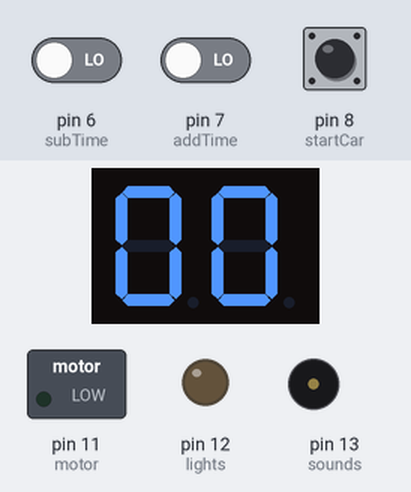
Recording of a sketch running on a simulated Arduino Uno, built with avr-gcc and run on an emulated ATmega328P. On the bench: 2-digit seven-segment display, switched loads named in the sketch (green lamp = pin HIGH), output pins drawn as LEDs (lit = HIGH), buzzer (waves = sounding). Wiring (inferred from the names in the program): 2-digit 7-segment display, segments lit when HIGH: segments pin 2, pin 5, A2, A3, A4, pin 3, A1; digit selects A0, pin 4. The inputs (shaded band) are chosen by the test bench; at power-on: pin 7 (addTime) LOW, pin 8 (startCar) LOW, pin 6 (subTime) LOW. The segment pins are drawn as the display they are named for; pins used as bus, display or sensor lines are not drawn.

Above: at 1.2 s.
1.3 s: pin 7 (addTime) driven HIGH
At 1.5 s:
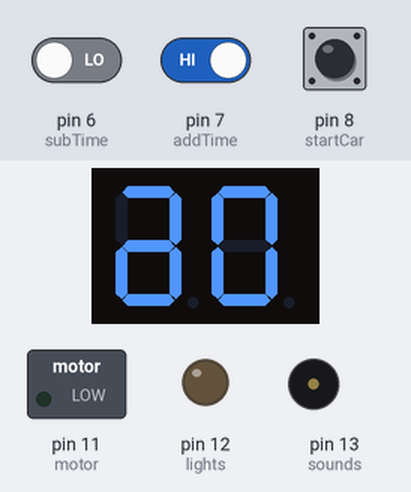
4.3 s: pin 8 (startCar) pulled HIGH for 0.15 s
At 6.8 s:
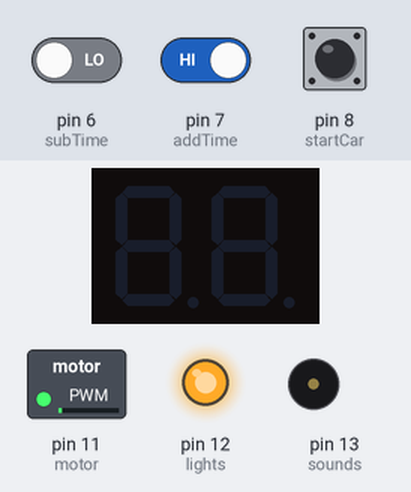
At 9.9 s:
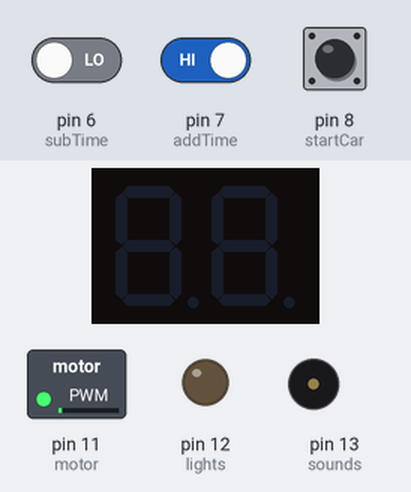
Timing chart, 0 to 16.4 s (numbered marks = the images above; inputs shaded):
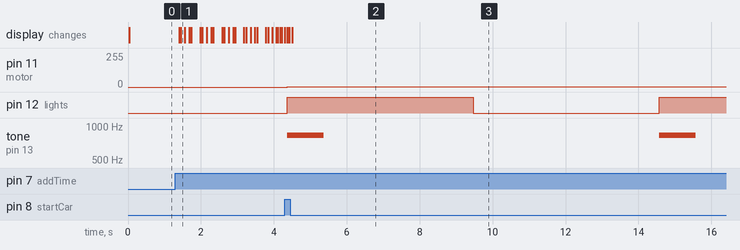

Measured:
- after the input at 1.3 s, the display: first changes after 0.11 s (image 1 shows a later state)
- after the input at 4.3 s, pin 11 (motor): 0/255 → 1/255 after 0.07 s; pin 12 (lights): LOW → HIGH after 0.07 s, → LOW 5.1 s later, → HIGH 5.1 s later; tone on pin 13 (sounds): alternates 831 Hz for 1.0 s and silent for 9.2 s, starting after 0.07 s

The sketch:

Chronocar.ino
```cpp
/*  Name: Tavina Chen
    Date: December 2022

    Description:
    The user will input a time (1-99) seconds displayed on the display. Then press the start button.
    As the car travels the flashing and beeping freuqency of the LEDs and piezo will increase every 1/5 of the journey.
    During the last 1/5th of the journey, the LEDs will be on constantly with a constant sound from the piezo.
*/

//Buttons
int addTimeButton, addTime = 7, subTimeButton, subTime = 6, startCarButton, startCar = 8, buttonPress = 40;
int ON = HIGH, OFF = LOW;

//Time
int timer = 0, flashFreq, ones, tens;

//Loop variables
int a, b, c;

//Lights & Sound
int lights = 12;
int sounds = 13;

//4 Digit 7 Seg Display
int segA = 2, segB = 5, segC = A2, segD = A3, segE = A4, segF = 3, segG = A1;

int dig3 = A0, dig4 = 4;

int dispFlash = 10;

//Motor
int motor = 11;
int motorSpeed = HIGH;

void setup()
{
    //Inputs
    pinMode(addTime, INPUT);
    pinMode(subTime, INPUT);
    pinMode(startCar, INPUT);

    //Outputs

    //Lights & Sound
    pinMode(lights, OUTPUT);
    pinMode(sounds, OUTPUT);

    //4 Digit 7 Seg Display
    pinMode(segA, OUTPUT); pinMode(segB, OUTPUT);
    pinMode(segC, OUTPUT); pinMode(segD, OUTPUT);
    pinMode(segE, OUTPUT); pinMode(segF, OUTPUT);
    pinMode(segG, OUTPUT); pinMode(dig3, OUTPUT);
    pinMode(dig4, OUTPUT);

    //Motor
    pinMode(motor, OUTPUT);
}

void loop()
{
    //Buttons
    addTimeButton = digitalRead(addTime);
    subTimeButton = digitalRead(subTime);
    startCarButton = digitalRead(startCar);

    if (subTimeButton == HIGH && timer>0)
    {
      timer = timer - 1;
      delay(buttonPress);
    }
  	if (addTimeButton == HIGH && timer<99)
    {
      timer = timer + 1;
      delay(buttonPress);
    }

    //Timer
    ones = timer%10;
    tens = (timer/10);
    flashFreq = (timer *1000)/10;

    //4 Digit 7 Segment Display (0-99)

    //Ones (0-9)
    if (ones == 0){
    digitalWrite(dig4, HIGH);
    digitalWrite(dig3, LOW);

    digitalWrite(segA, ON);
    digitalWrite(segB, ON);
    digitalWrite(segC, ON);
    digitalWrite(segD, ON);
    digitalWrite(segE, ON);
    digitalWrite(segF, ON);
    digitalWrite(segG, OFF);
    delay(dispFlash);
  }
  if (ones == 1) {
    digitalWrite(dig4, HIGH);
    digitalWrite(dig3, LOW);

    digitalWrite(segA, OFF);
    digitalWrite(segB, ON);
    digitalWrite(segC, ON);
    digitalWrite(segD, OFF);
    digitalWrite(segE, OFF);
    digitalWrite(segF, OFF);
    digitalWrite(segG, OFF);
    delay(dispFlash);
  }
  if (ones == 2) {
    digitalWrite(dig4, HIGH);
    digitalWrite(dig3, LOW);

    digitalWrite(segA, ON);
    digitalWrite(segB, ON);
    digitalWrite(segC, OFF);
    digitalWrite(segD, ON);
    digitalWrite(segE, ON);
    digitalWrite(segF, OFF);
    digitalWrite(segG, ON);
    delay(dispFlash);
  }
  if (ones == 3) {
    digitalWrite(dig4, HIGH);
    digitalWrite(dig3, LOW);

    digitalWrite(segA, ON);
    digitalWrite(segB, ON);
    digitalWrite(segC, ON);
    digitalWrite(segD, ON);
    digitalWrite(segE, OFF);
    digitalWrite(segF, OFF);
    digitalWrite(segG, ON);
    delay(dispFlash);
  }
  if (ones == 4) {
    digitalWrite(dig4, HIGH);
    digitalWrite(dig3, LOW);

    digitalWrite(segA, OFF);
    digitalWrite(segB, ON);
    digitalWrite(segC, ON);
    digitalWrite(segD, OFF);
    digitalWrite(segE, OFF);
    digitalWrite(segF, ON);
    digitalWrite(segG, ON);
    delay(dispFlash);
  }
  if (ones == 5) {
    digitalWrite(dig4, HIGH);
    digitalWrite(dig3, LOW);

    digitalWrite(segA, ON);
    digitalWrite(segB, OFF);
    digitalWrite(segC, ON);
    digitalWrite(segD, ON);
    digitalWrite(segE, OFF);
    digitalWrite(segF, ON);
    digitalWrite(segG, ON);
    delay(dispFlash);
  }
  if (ones == 6) {
    digitalWrite(dig4, HIGH);
    digitalWrite(dig3, LOW);

    digitalWrite(segA, ON);
    digitalWrite(segB, OFF);
    digitalWrite(segC, ON);
    digitalWrite(segD, ON);
    digitalWrite(segE, ON);
    digitalWrite(segF, ON);
    digitalWrite(segG, ON);
    delay(dispFlash);
  }
  if (ones == 7) {
    digitalWrite(dig4, HIGH);
    digitalWrite(dig3, LOW);

    digitalWrite(segA, ON);
    digitalWrite(segB, ON);
    digitalWrite(segC, ON);
    digitalWrite(segD, OFF);
    digitalWrite(segE, OFF);
    digitalWrite(segF, OFF);
    digitalWrite(segG, OFF);
    delay(dispFlash);
  }
  if (ones == 8) {
    digitalWrite(dig4, HIGH);
    digitalWrite(dig3, LOW);

    digitalWrite(segA, ON);
    digitalWrite(segB, ON);
    digitalWrite(segC, ON);
    digitalWrite(segD, ON);
    digitalWrite(segE, ON);
    digitalWrite(segF, ON);
    digitalWrite(segG, ON);
    delay(dispFlash);
  }
  if (ones == 9) {
    digitalWrite(dig4, HIGH);
    digitalWrite(dig3, LOW);

    digitalWrite(segA, ON);
    digitalWrite(segB, ON);
    digitalWrite(segC, ON);
    digitalWrite(segD, OFF);
    digitalWrite(segE, OFF);
    digitalWrite(segF, ON);
    digitalWrite(segG, ON);
    delay(dispFlash);
  }

  //Tens (0-9)
  if (tens == 0){
    digitalWrite(dig3, HIGH);
    digitalWrite(dig4, LOW);

    digitalWrite(segA, ON);
    digitalWrite(segB, ON);
    digitalWrite(segC, ON);
    digitalWrite(segD, ON);
    digitalWrite(segE, ON);
    digitalWrite(segF, ON);
    digitalWrite(segG, OFF);
    delay(dispFlash);
  }
  if (tens == 1) {
    digitalWrite(dig3, HIGH);
    digitalWrite(dig4, LOW);

    digitalWrite(segA, OFF);
    digitalWrite(segB, ON);
    digitalWrite(segC, ON);
    digitalWrite(segD, OFF);
    digitalWrite(segE, OFF);
    digitalWrite(segF, OFF);
    digitalWrite(segG, OFF);
    delay(dispFlash);
  }
  if (tens == 2) {
    digitalWrite(dig3, HIGH);
    digitalWrite(dig4, LOW);

    digitalWrite(segA, ON);
    digitalWrite(segB, ON);
    digitalWrite(segC, OFF);
    digitalWrite(segD, ON);
    digitalWrite(segE, ON);
    digitalWrite(segF, OFF);
    digitalWrite(segG, ON);
    delay(dispFlash);
  }
  if (tens == 3) {
    digitalWrite(dig3, HIGH);
    digitalWrite(dig4, LOW);

    digitalWrite(segA, ON);
    digitalWrite(segB, ON);
    digitalWrite(segC, ON);
    digitalWrite(segD, ON);
    digitalWrite(segE, OFF);
    digitalWrite(segF, OFF);
    digitalWrite(segG, ON);
    delay(dispFlash);
  }
  if (tens == 4) {
    digitalWrite(dig3, HIGH);
    digitalWrite(dig4, LOW);

    digitalWrite(segA, OFF);
    digitalWrite(segB, ON);
    digitalWrite(segC, ON);
    digitalWrite(segD, OFF);
    digitalWrite(segE, OFF);
    digitalWrite(segF, ON);
    digitalWrite(segG, ON);
    delay(dispFlash);
  }
  if (tens == 5) {
    digitalWrite(dig3, HIGH);
    digitalWrite(dig4, LOW);

    digitalWrite(segA, ON);
    digitalWrite(segB, OFF);
    digitalWrite(segC, ON);
    digitalWrite(segD, ON);
    digitalWrite(segE, OFF);
    digitalWrite(segF, ON);
    digitalWrite(segG, ON);
    delay(dispFlash);
  }
  if (tens == 6) {
    digitalWrite(dig3, HIGH);
    digitalWrite(dig4, LOW);

    digitalWrite(segA, ON);
    digitalWrite(segB, OFF);
    digitalWrite(segC, ON);
    digitalWrite(segD, ON);
    digitalWrite(segE, ON);
    digitalWrite(segF, ON);
    digitalWrite(segG, ON);
    delay(dispFlash);
  }
  if (tens == 7) {
    digitalWrite(dig3, HIGH);
    digitalWrite(dig4, LOW);

    digitalWrite(segA, ON);
    digitalWrite(segB, ON);
    digitalWrite(segC, ON);
    digitalWrite(segD, OFF);
    digitalWrite(segE, OFF);
    digitalWrite(segF, OFF);
    digitalWrite(segG, OFF);
    delay(dispFlash);
  }
  if (tens == 8) {
    digitalWrite(dig3, HIGH);
    digitalWrite(dig4, LOW);

    digitalWrite(segA, ON);
    digitalWrite(segB, ON);
    digitalWrite(segC, ON);
    digitalWrite(segD, ON);
    digitalWrite(segE, ON);
    digitalWrite(segF, ON);
    digitalWrite(segG, ON);
    delay(dispFlash);
  }
  if (tens == 9) {
    digitalWrite(dig3, HIGH);
    digitalWrite(dig4, LOW);

    digitalWrite(segA, ON);
    digitalWrite(segB, ON);
    digitalWrite(segC, ON);
    digitalWrite(segD, OFF);
    digitalWrite(segE, OFF);
    digitalWrite(segF, ON);
    digitalWrite(segG, ON);
    delay(dispFlash);
  }

  //Starting the Car

  if (startCarButton == HIGH && timer>0) {
    //Turn off display
    digitalWrite(dig3, HIGH);
    digitalWrite(dig4, HIGH);

    //Turn on Motor
    analogWrite(motor, motorSpeed);

    for (a = 1; a <= 4; a += 1) //Loops 4 times (4/5 of the timer); Every 5th, the flash frequency is cut in half
    {
      for (b = (flashFreq * 2); b <= (timer * 1000) / 5; b += (flashFreq * 2))
      {
        tone(sounds, 831, 1000); // play tone 68 (G#5 = 831 Hz)
        digitalWrite(lights, HIGH);
        delay(flashFreq);
        noTone(sounds);
        digitalWrite(lights, LOW);
        delay(flashFreq);
      }
      flashFreq /= 2;
    }

    for (c = flashFreq; c <= (timer * 1000) / 5; c += flashFreq) //last 5th of timer; constant sound and LEDs
    {
      tone(sounds, 831, 1000); // play tone 68 (G#5 = 831 Hz)
      digitalWrite(lights, HIGH);
      delay(flashFreq);
    }

    //Turn off motor, sounds, and lights
    digitalWrite(motor, LOW);
    noTone(sounds);
    digitalWrite(lights, LOW);
  }
}
```
